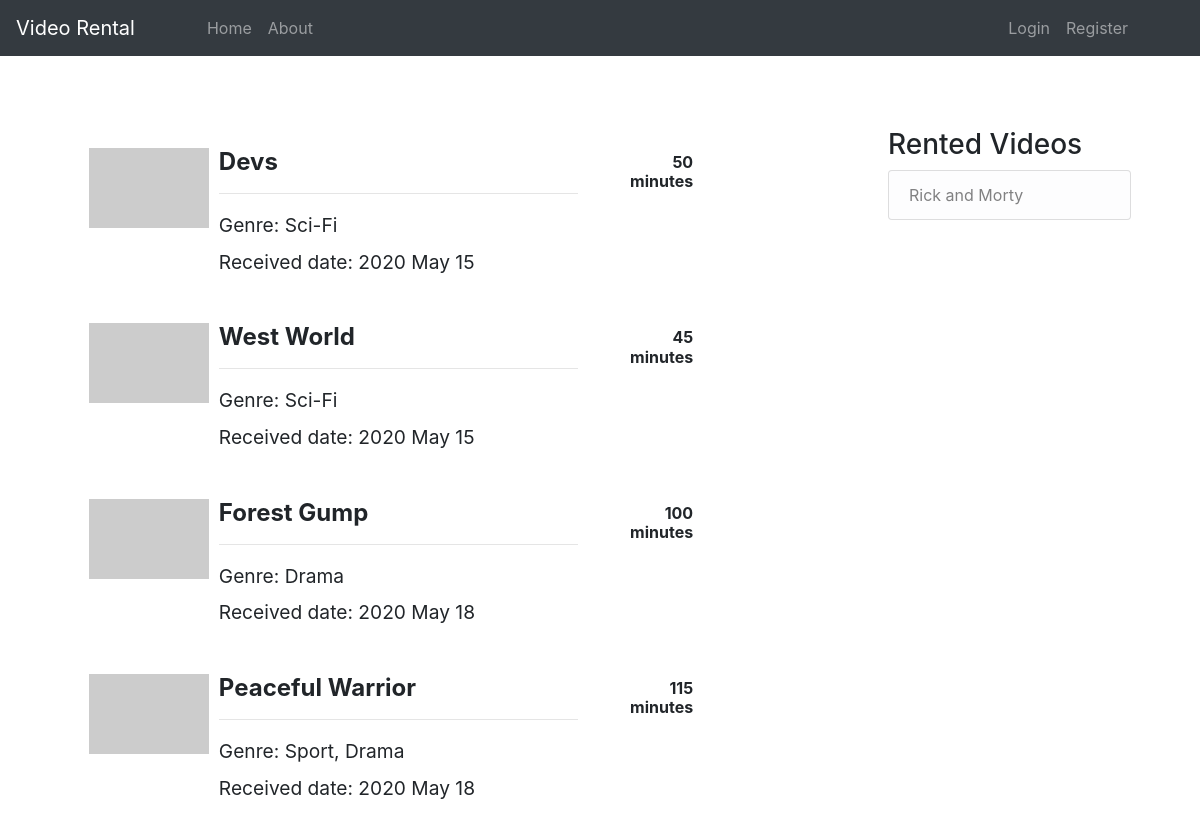
The page / on the database its author committed.
### video/models.py (models this page shows, shortened)
class Video(models.Model):
    title = models.CharField(max_length=100)
    genre = models.CharField(max_length=30)
    duration = models.IntegerField()
    receive_date = models.DateTimeField(auto_now_add=True)
    renter = models.ForeignKey(User, on_delete=models.SET_DEFAULT, default=1)

### video/views.py (the view)
# urls.py: path('', VideoListView.as_view(), name='video-home'),
class VideoListView(ListView):
    model = Video
    template_name = 'video/home.html'
    context_object_name = 'videos'
    ordering = ['title']
    def get_context_data(self, **kwargs):
        context = super().get_context_data(**kwargs)
        context['videos'] = Video.objects.all().filter(renter=1)  # Admin id is 1
        context['rented_videos'] = Video.objects.all().exclude(renter=1)
        return context

### video/templates/video/home.html
{% extends "video/base.html" %}
{% block content %}
    <div class="row">
        <div class="col-md-9">
            {% for video in videos %}
                <div class="card-body">
                        <div class="row">
                            <div class="col-xs-2 col-md-2">
                                <img class="img-responsive" src="http://placehold.it/120x80" alt="prewiew">
                            </div>
                            <div class="col-xs-4 col-md-6">
                                <h4 class="product-name"><strong>{{ video.title }}</strong></h4><hr>
                                <h4><small>Genre: {{ video.genre }}</small></h4>
                                <h4><small>Received date: {{ video.receive_date|date:"Y F d" }}</small></h4>
                            </div>
                            <div class="col-xs-6 col-md-4 row">
                                <div class="col-xs-6 col-md-6 text-right" style="padding-top: 5px">
                                    <h6><strong>{{ video.duration }} minutes</strong></h6>
                                </div>
                            </div>
                        </div>
                </div>
            {% endfor %}
        </div>
        <div class="col-md-3">
          <div class="content-section">
            <h3>Rented Videos</h3>
                  <ul class="list-group">
                    {% for rented_video in rented_videos %}
                        <li class="list-group-item list-group-item-light">{{ rented_video.title }}</li>
                    {% endfor %}
                  </ul>
          </div>
        </div>
    </div>
{% endblock content %}

### video/static/video/main.css (style rules this page uses)
body { padding-top: 5rem; }

### rows shown on the page
Video: title "Devs", genre "Sci-Fi", receive_date "2020 May 15", duration "50"
Video: title "West World", genre "Sci-Fi", receive_date "2020 May 15", duration "45"
Video: title "Forest Gump", genre "Drama", receive_date "2020 May 18", duration "100"
Video: title "Peaceful Warrior", genre "Sport, Drama", receive_date "2020 May 18", duration "115"
Video: title "Rick and Morty"
